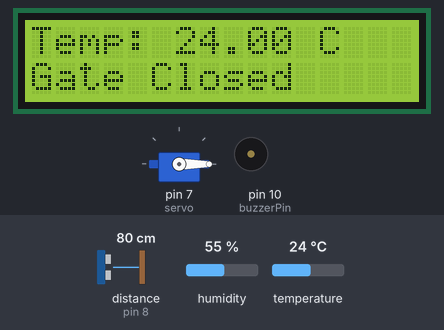
Recording of a sketch running on a simulated Arduino Uno, built with avr-gcc and run on an emulated ATmega328P. Shown: 16×2 character LCD, servo, buzzer (waves = sounding). Wiring (from diagram.json): ultrasonic range finder: trigger pin 9; echo pin 8. Inputs (shaded band) come from the test bench; at power-on: distance to the obstacle (sensor on pin 8) 80 cm, temperature 24 °C, humidity 55 %. The echo pulse lasts 58.3 µs per cm; what the sketch prints to the serial monitor is not drawn.

Above: at 5.2 s.
5.3 s: distance to the obstacle (sensor on pin 8) set to 28 cm
8.0 s: distance to the obstacle (sensor on pin 8) set to 22 cm
At 9.6 s:
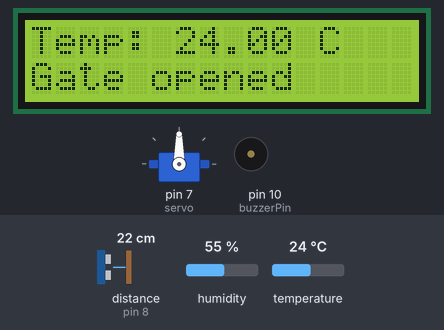
10.7 s: temperature set to 39.3 °C
At 13.4 s:
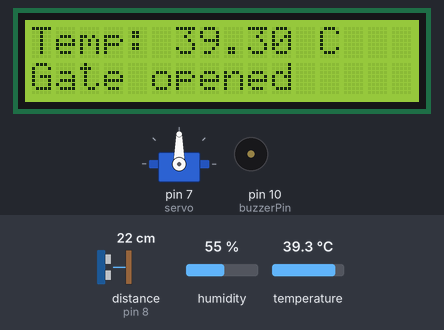
13.7 s: temperature set to 40.7 °C
At 15.0 s:
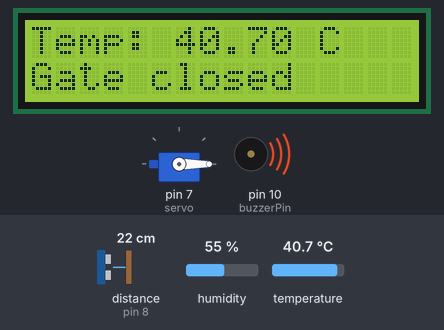
16.4 s: temperature set to 12 °C
At 18.8 s:
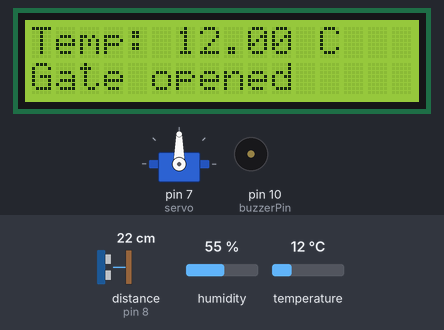
19.9 s: distance to the obstacle (sensor on pin 8) set to 35 cm
At 21.1 s:
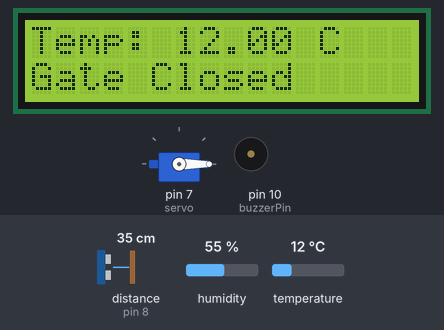
Timing chart, 0 to 22.9 s (numbered marks = the images above; inputs shaded):
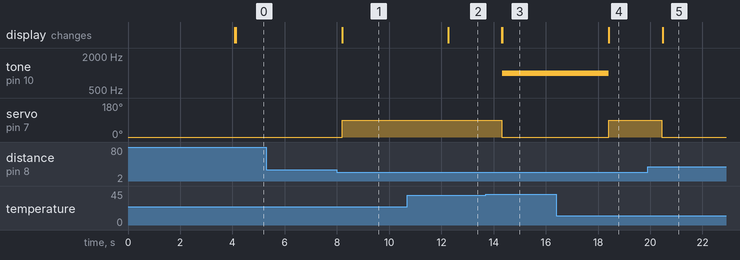

Measured:
- the behaviour switches between 26 and 25 cm on distance to the obstacle (sensor on pin 8) (found by bisection; images 0 and 1)
- the behaviour switches between 39.9 and 40 °C on temperature (found by bisection; images 2 and 3)
- after the input at 5.3 s, every drawn part: stays the same
- after the input at 8.0 s, servo on pin 7 (servo): 0° → 90° after 0.20 s; the display: changes after 0.21 s (image 1)
- after the input at 10.7 s, the display: changes after 1.6 s (image 2)
- after the input at 13.7 s, tone on pin 10 (buzzerPin): silent → 1000 Hz after 0.63 s; servo on pin 7 (servo): 90° → 0° after 0.61 s; the display: first changes after 0.60 s (image 3 shows a later state)
- after the input at 16.4 s, tone on pin 10 (buzzerPin): 1000 Hz → silent after 2.0 s; servo on pin 7 (servo): 0° → 90° after 2.0 s; the display: first changes after 2.0 s (image 4 shows a later state)
- after the input at 19.9 s, servo on pin 7 (servo): 90° → 0° after 0.54 s; the display: changes after 0.57 s (image 5)

The sketch:

sketch.ino
```cpp
// Include Libraries
#include <Wire.h>
#include <LiquidCrystal_I2C.h>
#include <Servo.h>
#include <DHT.h>

// Initialize the LCD (I2C address 0x27, 16 columns, 2 rows)
LiquidCrystal_I2C lcd(0x27, 16, 2);

// Define pins for DHT22
#define DHTPIN 2       // Pin for DHT22 sensor
#define DHTTYPE DHT22  // Define DHT as DHT22

DHT dht(DHTPIN, DHTTYPE);  // Initialize DHT22 sensor

// Define pins for Ultrasonic Sensor
int trigPin = 9;
int echoPin = 8;

// Define Servo Motor
Servo servo;

// Define Buzzer Pin
int buzzerPin = 10; // Pin for the buzzer

// Variables for ultrasonic sensor and temperature
long duration;
int distance;
float temperature;

void setup()
{
  // Initialize the LCD
  lcd.begin(16, 2);    // Initialize the LCD with 16 columns and 2 rows
  lcd.backlight();     // Turn on the LCD backlight

  // Initialize the servo motor
  servo.attach(7);
  servo.write(0);  // Close the gate initially
  delay(2000);

  // Set trigPin as OUTPUT and echoPin as INPUT
  pinMode(trigPin, OUTPUT);
  pinMode(echoPin, INPUT);

  // Set buzzerPin as OUTPUT
  pinMode(buzzerPin, OUTPUT);

  // Initialize Serial Communication
  Serial.begin(9600);

  // Initialize DHT22 sensor
  dht.begin();

  // Add a delay to allow the DHT sensor to stabilize
  delay(2000);  // Wait for 2 seconds
}

void loop()
{
  // Measure temperature from DHT22
  temperature = dht.readTemperature(); // Read temperature in Celsius

  // Handle the case where temperature reading is NaN
  if (isnan(temperature)) {
    Serial.println("Failed to read from DHT sensor!");
    return;
  }

  // Display the temperature on the LCD
  lcd.setCursor(0, 0);  // Set cursor to first row
  lcd.print("Temp: ");
  lcd.print(temperature);
  lcd.print(" C  ");  // Print temperature

  // Clear the trigPin
  digitalWrite(trigPin, LOW);
  delayMicroseconds(2);

  // Trigger ultrasonic pulse for 10 microseconds
  digitalWrite(trigPin, HIGH);
  delayMicroseconds(10);
  digitalWrite(trigPin, LOW);

  // Read echoPin and calculate distance in cm
  duration = pulseIn(echoPin, HIGH);
  distance = duration * 0.034 / 2;

  // Print temperature and distance on Serial Monitor
  Serial.print("Temperature: ");
  Serial.print(temperature);
  Serial.println(" *C");
  Serial.print("Distance: ");
  Serial.print(distance);
  Serial.println(" cm");

  // First check for temperature adequacy
  if (temperature < 40) { // If temperature is adequate
    // Now check for distance adequacy
    if (distance < 25) { // If distance is also adequate
      servo.write(90);  // Open the gate
      Serial.println("Gate is open. You may pass!");
      lcd.setCursor(0, 1);  // Set cursor to second row
      lcd.print("Gate open");
      noTone(buzzerPin);  // Turn off the buzzer
    }
    else { // If distance is inadequate
      servo.write(0);   // Keep gate closed
      Serial.println("Gate is closed due to insufficient distance.");
      lcd.setCursor(0, 1);  // Set cursor to second row
      lcd.print("Gate Closed");

    }
  }
  else { // If temperature is inadequate
    servo.write(0);   // Keep gate closed
    Serial.println("Gate is closed due to high temperature.");
    lcd.setCursor(0, 1);  // Set cursor to second row
    lcd.print("Gate closed");
    tone(buzzerPin, 1000); // Turn on buzzer at 1000 Hz
  }

  delay(2000);  // Wait for 2 seconds before the next reading
}
```
